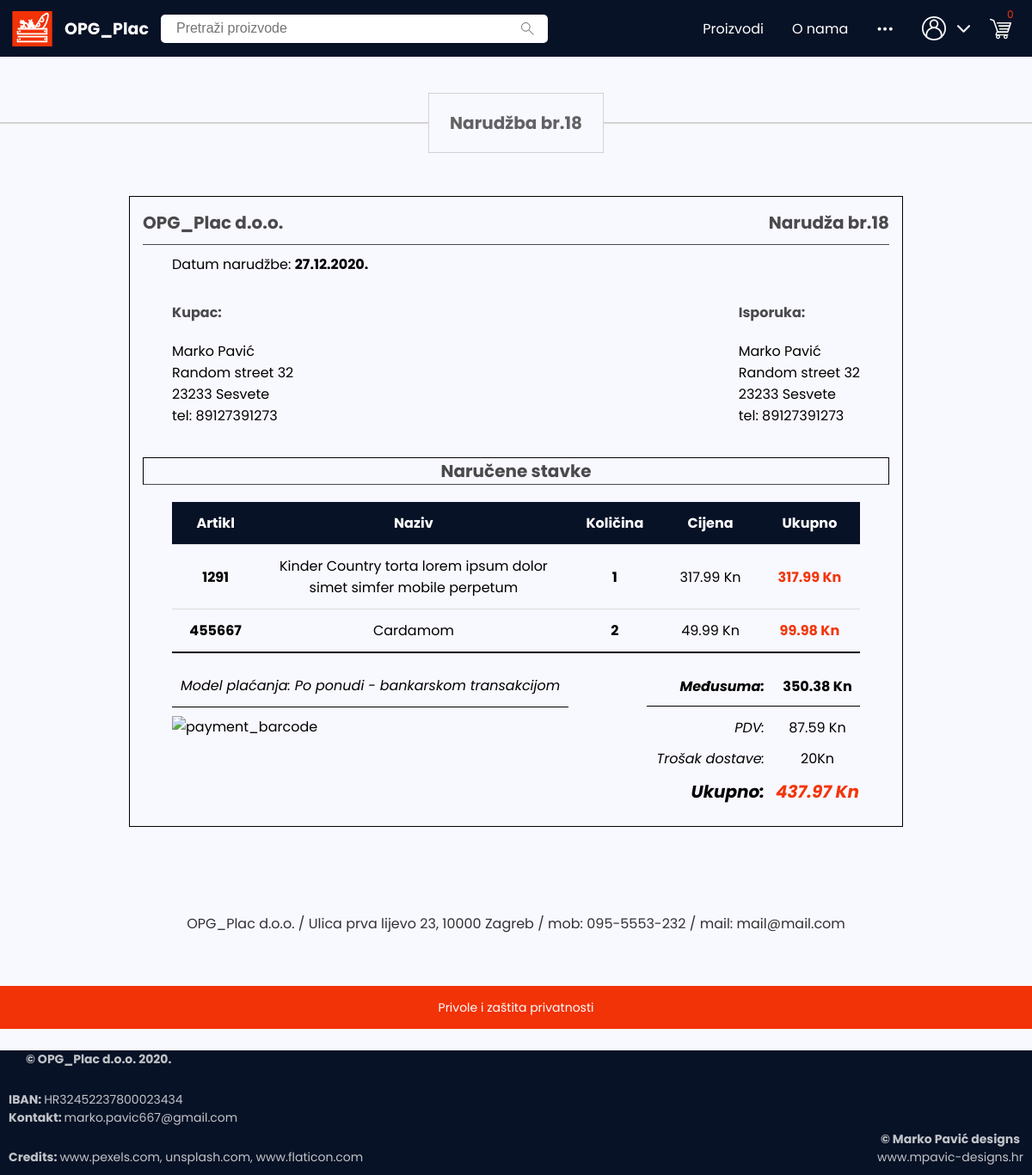
/pregled_narudzbi/narudzba?id=18 (signed in), run on the app's committed database.
### OPG_Plac/models.py (models this page shows, shortened)
class Order(models.Model):
    user = models.ForeignKey(User, on_delete=models.CASCADE, related_name="orders")
    first_name = models.CharField(max_length=100)
    last_name = models.CharField(max_length=150)
    address = models.CharField(max_length=200)
    place = models.CharField(max_length=200)
    post_code = models.CharField(max_length=5)
    phone = models.CharField(max_length=20)
    same_delivery = models.BooleanField(default=True)
    delivery_first_name = models.CharField(max_length=100, blank=True)
    delivery_last_name = models.CharField(max_length=150, blank=True)
    delivery_address = models.CharField(max_length=200, blank=True)
    delivery_place = models.CharField(max_length=100, blank=True)
    delivery_post_code = models.CharField(max_length=5, blank=True)
    delivery_phone = models.CharField(max_length=20, blank=True)
    need_R1 = models.BooleanField(default=False)
    company_name = models.CharField(max_length=200, blank=True)
    company_address = models.CharField(max_length=200, blank=True)
    company_post_code = models.CharField(max_length=5, blank=True)
    OIB = models.CharField(max_length=11, blank=True)
    notice = models.CharField(max_length=200, blank=True)
    paymentOption = models.ForeignKey(PaymentOption, on_delete=models.SET_NULL, null=True, blank=True)
    status = models.ForeignKey(OrderStatus, on_delete=models.SET_NULL, null=True)

class Product(models.Model):
    name = models.CharField(max_length=67)
    seo_url = models.SlugField(unique=True)
    item_id = models.SlugField(unique=True)
    category = models.ForeignKey(ProductCategory, on_delete=models.CASCADE, related_name="products")
    subcategory = models.ForeignKey(ProductSubCategory, on_delete=models.CASCADE, related_name="products")
    product_image = models.ImageField(blank=True, null=True, upload_to="images/products")
    second_image = models.ImageField(blank=True, null=True, upload_to="images/products")
    third_image = models.ImageField(blank=True, null=True, upload_to="images/products")
    price = models.DecimalField(max_digits=12, decimal_places=2)
    short_description = models.CharField(max_length=75, blank=True)
    description = models.TextField(blank=True, max_length=435)
    brand = models.ForeignKey(ProductBrand, on_delete=models.CASCADE, related_name="products", blank=True, null=True)
    availability = models.ForeignKey(ProductAvailability, on_delete=models.CASCADE, related_name="products")

class PaymentOption(models.Model):
    name = models.CharField(max_length=100)
    reference = models.CharField(max_length=4, unique=True)
    tooltip = models.CharField(max_length=150, blank=True)
    descriptive_name = models.CharField(max_length=100)

### OPG_Plac/views.py (the view)
# urls.py: path("pregled_narudzbi/narudzba", view_order_info, name="order_info"),
@login_required(login_url="/prijava")
def view_order_info(request):
    user = models.User.objects.get(email=request.user)
    try:
        order_id = request.GET["id"]
    except KeyError:
        return render(request, "components/utility/error.html", {
            "error": "Nije pronađeno",
            "status": 404,
            "message": "Jeste li ispravno upisali link?"
        })
    try:  # Get order obj, ensure id is valid, is applicable to current user and has no None status
        order = user.orders.get(id=order_id)
    except ObjectDoesNotExist:
        return redirect("/")
    if order.status is None:
        return redirect("/")
    order_info = {
        "header": f"Narudžba br.{order.id}",
        "created_on": order.history.all()[0].timestamp.strftime('%d.%m.%Y.'),
        "payment_type": order.paymentOption.descriptive_name,
        "payment_reference": order.paymentOption.reference
    }
    order_info.update(serializers.serialize_order_info(order))
    items_qset = order.items.all()
    grand_total = sum([item.item_price * item.quantity for item in items_qset]) + 20
    base_price = float(grand_total) / 1.25
    vat = float(grand_total) - base_price
    price_summary = {
        "base_price": "{:.2f}".format(base_price),
        "vat": "{:.2f}".format(vat),
        "shipping_cost": 20,
        "grand_total": "{:.2f}".format(grand_total)
    }
    order_info.update(price_summary)
    return render(request, "components/order_history/order_info.html", order_info)

### OPG_Plac/models.py (called while the page is built)
    def __str__(self):
        return self.email

### OPG_Plac/templates/components/order_history/order_info.html (shortened to what this page needs)
{% extends 'components/site_frame.html' %}
{% load static %}
{% block head %}
    <link rel="stylesheet" href="{% static 'subpages/order_history/order_info.css' %}">
{% endblock %}
{% block body %}
    {% include '../navbar.html' %}
    {% include '../divider_hr_title.html' with title=header %}
    <div class="order-view-container">
        <header class="order_view_main_header">
            <span>OPG_Plac d.o.o.</span>
            <span>Narudža br.{{id}}</span>
        </header>
        <div class="timestamp-span-container">
            <span class="timestamp-span">Datum narudžbe: <strong>{{created_on}}</strong></span>
        </div>
        <div class="delivery-summay">
            <div>
                <ul>
                    <li>Kupac:</li>
                    <li>{{first_name}} {{last_name}}</li>
                    <li>{{address}}</li>
                    <li>{{post_code}} {{place}}</li>
                    {% if not need_R1 %}<li>tel: {{phone}}</li>{% endif %}
                </ul>
            </div>
            <div>
                <ul>
                    <li>Isporuka:</li>
                    <li>{{delivery_first_name}} {{delivery_last_name}}</li>
                    <li>{{delivery_address}}</li>
                    <li>{{delivery_post_code}} {{delivery_place}}</li>
                    <li>tel: {{delivery_phone}}</li>
                </ul>
            </div>
        </div>
        <header class="items-overview-header">
            <span>Naručene stavke</span>
        </header>
        <div class="items_overview">
            <table class="items-overview-table">
                <thead>
                    <tr>
                        <td>Artikl</td>
                        <td>Naziv</td>
                        <td>Količina</td>
                        <td>Cijena</td>
                        <td>Ukupno</td>
                    </tr>
                </thead>
                <tbody>
                    {% for item in items %}
                        <tr>
                            <td>{{item.id}}</td>
                            <td>{{item.name}}</td>
                            <td>{{item.quantity}}</td>
                            <td>{{item.price}}</td>
                            <td>{{item.total}}</td>
                        </tr>
                    {% endfor %}
                </tbody>
            </table>
        </div>
        <div class="price-summary-barcody-container">
            <div class="payment-info-container">
                <div class="payment-info-header">
                    <span>Model plaćanja: {{payment_type}}</span>
                </div>
                {% if payment_reference == "WIRE" %}
                <div class="payment-barcode-container">
                    <img src="https://raw.githubusercontent.com/mosquito/pdf417/master/images/1_basic.jpg" alt="payment_barcode">
                </div>
                {% endif %}
            </div>
            <table class="price-summary-table">
                <tr>
                    <td><strong>Međusuma:</strong></td>
                    <td><strong>{{base_price}} Kn</strong></td>
                </tr>
                <tr>
                    <td>PDV:</td>
                    <td>{{vat}} Kn</td>
                </tr>
                <tr>
                    <td>Trošak dostave:</td>
                    <td>{{shipping_cost}}Kn</td>
                </tr>
                <tr>
                    <td class="price-summary-grand-total-header"><strong>Ukupno:</strong></td>
                    <td class="price-summary-grand-total-sum"><strong>{{grand_total}} Kn</strong></td>
                </tr>
            </table>
        </div>
    </div>
    {% include '../about_info_span.html'%}
    {% include '../footer.html' %}
{% endblock %}

### OPG_Plac/static/style.css (style rules this page uses)
* { box-sizing: border-box; }
body { background: ghostwhite; margin: 0; padding: 0; font-family: Poppins, sans-serif; }

### OPG_Plac/static/subpages/order_history/order_info.css (style rules this page uses)
.order-view-container { margin: auto; margin-top: 50px; padding: 15px; max-width: 900px; border: solid 1px black; }
.order-view-container header { font-size: 20px; font-weight: bold; color: rgba(0,0,0,0.7); border-bottom: solid 1px rgba(0,0,0,0.7); padding-bottom: 10px; }
.delivery-summay { max-width: 800px; margin-top: 20px; margin: auto; display: flex; justify-content: space-between; font-size: 16px; }
.delivery-summay div { width: 50%; display: flex; flex-direction: column; justify-content: center; }
.delivery-summay div:nth-child(2) { align-items: flex-end; }
.delivery-summay ul { list-style: none; padding-left: 0; }
.delivery-summay ul li:first-child { font-weight: bold; color: rgba(0,0,0,0.7); margin-bottom: 20px; }
.items-overview-header { border: solid 1px black; margin-top: 20px; padding: 0 !important; display: flex; justify-content: center; align-items: center; }
.items_overview { display: flex; justify-content: center; }
.items-overview-table { border-collapse: collapse; margin-top: 20px; font-size: 16px; width: 800px; }
.items-overview-table tr { border-bottom: solid 1px #dddddd; }
.items-overview-table tr td:nth-child(2) { max-width: 300px; }
.items-overview-table tbody tr td:first-child, .items-overview-table tbody tr td:nth-child(3) { font-weight: bold; }
.items-overview-table tbody tr td:last-of-type { color: #f2360b; font-weight: bold; }
.items-overview-table td { padding: 12px; text-align: center; }
.items-overview-table thead td { background-color: #081226; color: white; height: 40px; font-weight: bold; }
.items-overview-table tbody tr:last-of-type { border-bottom: solid 2px black; }
.timestamp-span-container { margin: auto; margin-top: 10px; margin-bottom: 15px; max-width: 800px;; }
.price-summary-barcody-container { max-width: 800px; margin: auto; margin-top: 25px; display: flex; justify-content: space-between; }
.price-summary-table { border-collapse: collapse; }
.price-summary-table td { padding-left: 12px; padding-bottom: 10px; }
.price-summary-table tr:first-of-type { border-bottom: solid 1px black; }
.price-summary-table tr:nth-child(2) td { padding-top: 12px; }
.price-summary-table tr td:first-of-type { text-align: right; font-style: italic; }
.price-summary-table tr td:nth-child(2) { text-align: center; }
.price-summary-grand-total-sum, .price-summary-grand-total-header { font-size: 20px; }
.price-summary-grand-total-sum { color: #f2360b; font-style: italic; }
.payment-info-header { padding-bottom: 12px; padding-left: 10px; padding-right: 10px; border-bottom: solid 1px black; font-style: italic; }
.payment-barcode-container img { max-width: 350px; }
.payment-barcode-container { margin-top: 10px; }
.order_view_main_header { display: flex; justify-content: space-between; }

### data on the page
Order: first_name "Marko", last_name "Pavić", address "Random street 32", post_code "23233", place "Sesvete", phone "89127391273"
Product: id "1291", name "Kinder Country torta lorem ipsum dolor simet simfer mobile perpetum"
Product: id "455667", name "Cardamom"
PaymentOption: descriptive_name "Po ponudi - bankarskom transakcijom"

### other printed values
{{ title }} "Narudžba br.18"
{{ id }} "18"
{{ created_on }} "27.12.2020."
{{ item.quantity }} "1" "2"
{{ item.price }} "317.99 Kn" "49.99 Kn"
{{ item.total }} "317.99 Kn" "99.98 Kn"
{{ base_price }} "350.38"
{{ vat }} "87.59"
{{ shipping_cost }} "20"
{{ grand_total }} "437.97"
